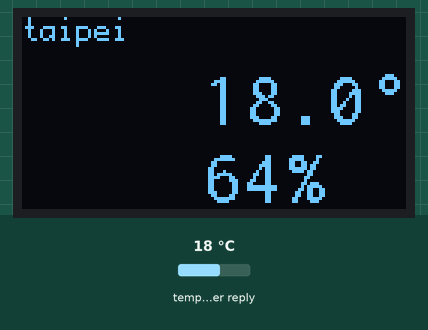
The sketch below on a simulated ESP32. Parts: 128×64 one-colour display. The inputs (shaded band) are chosen by the test bench; at power-on: temperature in the weather reply 18 °C. WiFi joins after 1.5 s; servers stay silent unless stated; web services answer with replies made up by the test bench; what the sketch prints to the serial monitor is not drawn.

Above: at 2.7 s.
2.8 s: temperature in the weather reply set to -14 °C
At 12.9 s:
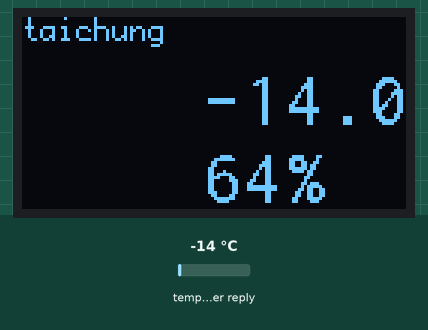
13.5 s: temperature in the weather reply set to -1 °C
At 23.0 s:
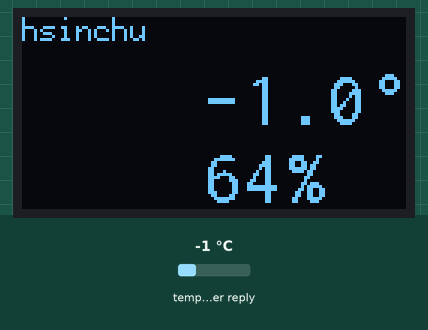
34.0 s: temperature in the weather reply set to 14 °C
At 43.4 s:
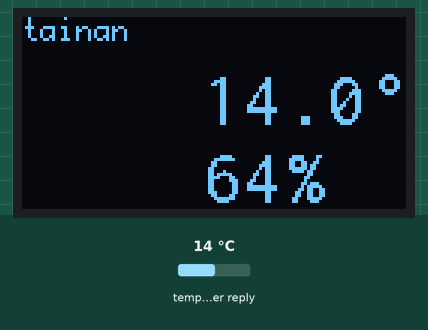
Timing chart, 0 to 44.9 s (numbered marks = the images above; inputs shaded):
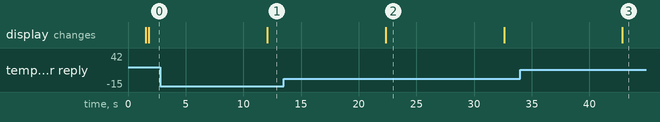

The sketch:

esp32_get_weather.ino
```cpp
#include<HTTPClient.h>
#include<ArduinoJson.h>
#include<U8g2lib.h>

HTTPClient http;
String key="939f3c95307da3e76d4fa16c70b81b93";
String cities[]={"taipei","taichung","hsinchu","kaohsiung","tainan","pingtung","taoyuan","maoli"};
char * ssid="ZYXEL_1F";
char * password="C1470A9A";
U8G2_SSD1306_128X64_NONAME_1_HW_I2C u8g2(U8G2_R0,U8X8_PIN_NONE);

void parseWeather(String json)
{
  StaticJsonDocument<1024> doc;
  deserializeJson(doc, json);
  JsonObject weather = doc["weather"][0];
  const char* weather_icon = weather["icon"];
  JsonObject main = doc["main"];
  float main_temp = (float)main["temp"]-273.15;
  int main_humidity = (int)main["humidity"];
  const char* city = doc["name"];

  Serial.printf("Weather icon:%s\n",weather_icon);
  Serial.printf("Temp:%.1f\n",main_temp);
  Serial.printf("Humidity:%d\n",main_humidity);

  u8g2.firstPage();
  do
  {
    u8g2.setFont(u8g2_font_profont12_mr);
    u8g2.drawUTF8(0,8,city);
    u8g2.setFont(u8g2_font_inr16_mf);
    u8g2.setCursor(60,36);
    u8g2.print(String(main_temp,1)+"\xb0");
    u8g2.setCursor(60,62);
    u8g2.print(String(main_humidity)+"%");
    //u8g2.sendBuffer();
  }while (u8g2.nextPage());
}


String openWeather(String city)
{
  String url="http://api.openweathermap.org/data/2.5/weather?q="+city+"&appid="+key;
  http.begin(url);
  int httpCode=http.GET();
  String payload;
  if(httpCode>0)
  {
    payload=http.getString();
    Serial.println(payload.c_str());
  }
  else
  {
    Serial.println("Request is error");
  }
  http.end();
  return payload;
}

void setup() {
  // put your setup code here, to run once:
  Serial.begin(115200);
  WiFi.mode(WIFI_STA);
  WiFi.setHostname("Get_Weather");
  WiFi.begin(ssid,password);

  while (WiFi.status()!=WL_CONNECTED)
    delay(500);

  Serial.printf("IP address:%s\n",WiFi.localIP().toString().c_str());
  //Serial.printf("cities size:%d\n",sizeof(cities));

  u8g2.begin();
}

void loop() {
  // put your main code here, to run repeatedly:
  for(int i=0;i<8;i++)
  {
    String payload=openWeather(cities[i]);

    if(payload!="")
    {
      parseWeather(payload);
    }
    delay(10000);
  }
}
```

Measured:
- after the input at 2.8 s, the display: changes after 9.3 s (image 1)
- what the display in image 2 shows lasts 10.3 s, from 22.3 s to 32.6 s
